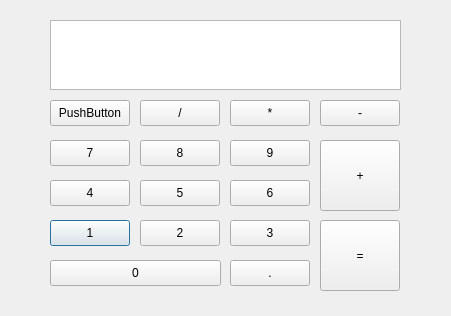
<?xml version="1.0" encoding="UTF-8"?>
<ui version="4.0">
 <class>Dialog</class>
 <widget class="QDialog" name="Dialog">
  <property name="geometry">
   <rect>
    <x>0</x>
    <y>0</y>
    <width>451</width>
    <height>316</height>
   </rect>
  </property>
  <property name="windowTitle">
   <string>Dialog</string>
  </property>
  <widget class="QPushButton" name="pushCalc1Button">
   <property name="geometry">
    <rect>
     <x>50</x>
     <y>220</y>
     <width>80</width>
     <height>26</height>
    </rect>
   </property>
   <property name="text">
    <string>1</string>
   </property>
  </widget>
  <widget class="QPushButton" name="pushCalc2Button">
   <property name="geometry">
    <rect>
     <x>140</x>
     <y>220</y>
     <width>80</width>
     <height>26</height>
    </rect>
   </property>
   <property name="text">
    <string>2</string>
   </property>
  </widget>
  <widget class="QPushButton" name="pushCalc3Button">
   <property name="geometry">
    <rect>
     <x>230</x>
     <y>220</y>
     <width>80</width>
     <height>26</height>
    </rect>
   </property>
   <property name="text">
    <string>3</string>
   </property>
  </widget>
  <widget class="QPushButton" name="pushCalc4Button">
   <property name="geometry">
    <rect>
     <x>50</x>
     <y>180</y>
     <width>80</width>
     <height>26</height>
    </rect>
   </property>
   <property name="text">
    <string>4</string>
   </property>
  </widget>
  <widget class="QPushButton" name="pushCalc6Button">
   <property name="geometry">
    <rect>
     <x>230</x>
     <y>180</y>
     <width>80</width>
     <height>26</height>
    </rect>
   </property>
   <property name="text">
    <string>6</string>
   </property>
  </widget>
  <widget class="QPushButton" name="pushCalc5Button">
   <property name="geometry">
    <rect>
     <x>140</x>
     <y>180</y>
     <width>80</width>
     <height>26</height>
    </rect>
   </property>
   <property name="text">
    <string>5</string>
   </property>
  </widget>
  <widget class="QPushButton" name="pushCalc7Button">
   <property name="geometry">
    <rect>
     <x>50</x>
     <y>140</y>
     <width>80</width>
     <height>26</height>
    </rect>
   </property>
   <property name="text">
    <string>7</string>
   </property>
  </widget>
  <widget class="QPushButton" name="pushCalc8Button">
   <property name="geometry">
    <rect>
     <x>140</x>
     <y>140</y>
     <width>80</width>
     <height>26</height>
    </rect>
   </property>
   <property name="text">
    <string>8</string>
   </property>
  </widget>
  <widget class="QPushButton" name="pushCalc9Button">
   <property name="geometry">
    <rect>
     <x>230</x>
     <y>140</y>
     <width>80</width>
     <height>26</height>
    </rect>
   </property>
   <property name="text">
    <string>9</string>
   </property>
  </widget>
  <widget class="QPushButton" name="pushButton">
   <property name="geometry">
    <rect>
     <x>50</x>
     <y>100</y>
     <width>80</width>
     <height>26</height>
    </rect>
   </property>
   <property name="text">
    <string>PushButton</string>
   </property>
  </widget>
  <widget class="QPushButton" name="pushCalcDiviButton">
   <property name="geometry">
    <rect>
     <x>140</x>
     <y>100</y>
     <width>80</width>
     <height>26</height>
    </rect>
   </property>
   <property name="text">
    <string>/</string>
   </property>
  </widget>
  <widget class="QPushButton" name="pushCalcMultiButton">
   <property name="geometry">
    <rect>
     <x>230</x>
     <y>100</y>
     <width>80</width>
     <height>26</height>
    </rect>
   </property>
   <property name="text">
    <string>*</string>
   </property>
  </widget>
  <widget class="QPushButton" name="pushCalcSubButton">
   <property name="geometry">
    <rect>
     <x>320</x>
     <y>100</y>
     <width>80</width>
     <height>26</height>
    </rect>
   </property>
   <property name="text">
    <string>-</string>
   </property>
  </widget>
  <widget class="QPushButton" name="pushCalcAddButton">
   <property name="geometry">
    <rect>
     <x>320</x>
     <y>140</y>
     <width>80</width>
     <height>71</height>
    </rect>
   </property>
   <property name="text">
    <string>+</string>
   </property>
  </widget>
  <widget class="QPushButton" name="pushCalc0Button">
   <property name="geometry">
    <rect>
     <x>50</x>
     <y>260</y>
     <width>171</width>
     <height>26</height>
    </rect>
   </property>
   <property name="text">
    <string>0</string>
   </property>
  </widget>
  <widget class="QPushButton" name="pushCalcPointButton">
   <property name="geometry">
    <rect>
     <x>230</x>
     <y>260</y>
     <width>80</width>
     <height>26</height>
    </rect>
   </property>
   <property name="text">
    <string>.</string>
   </property>
  </widget>
  <widget class="QPushButton" name="pushCalcEqualButton">
   <property name="geometry">
    <rect>
     <x>320</x>
     <y>220</y>
     <width>80</width>
     <height>71</height>
    </rect>
   </property>
   <property name="text">
    <string>=</string>
   </property>
  </widget>
  <widget class="QTextEdit" name="textEdit">
   <property name="geometry">
    <rect>
     <x>50</x>
     <y>20</y>
     <width>351</width>
     <height>70</height>
    </rect>
   </property>
  </widget>
 </widget>
 <resources/>
 <connections/>
</ui>
